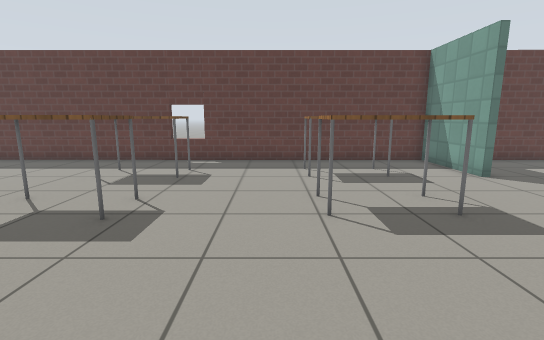
View 1 (above)

20 first-person views from a walk through a world built for the Gazebo simulator. The camera is 1 m above the floor, tilts 10° down and sees 85° across. The floor is counted in squares, 0.5 m on a side. Each view is taken from the middle of a square. On the plan, view 1 faces up. The plan holds only what a view shows up to about 17 squares ahead; the rest is blank. The place goes on beyond the plan. The robots in the file are not drawn. Simple patterns stand in for the simulator's built-in surfaces.

View 2
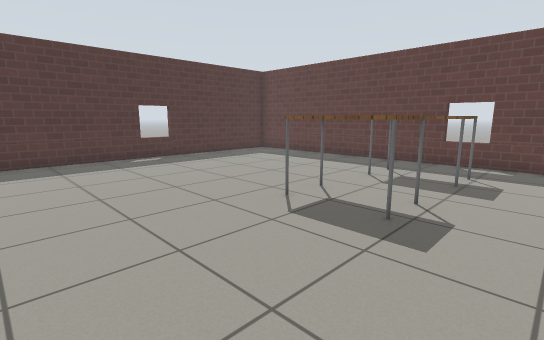

View 3
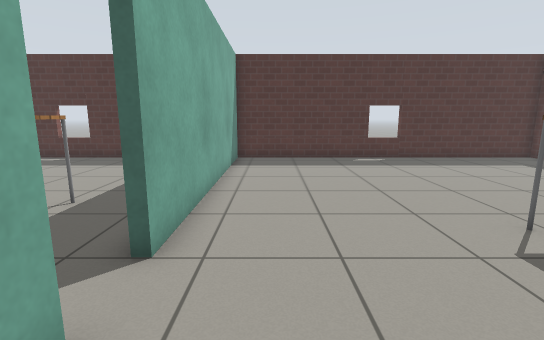

View 4
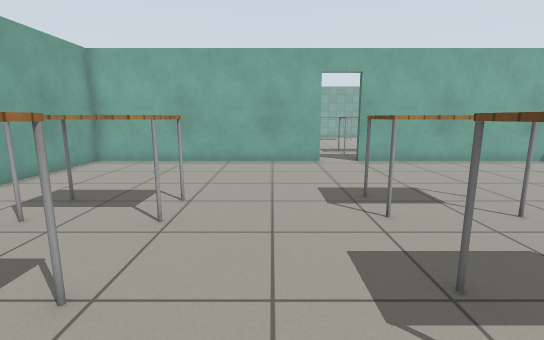

View 5
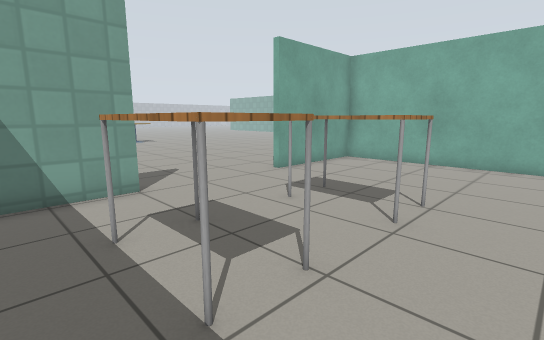

View 6
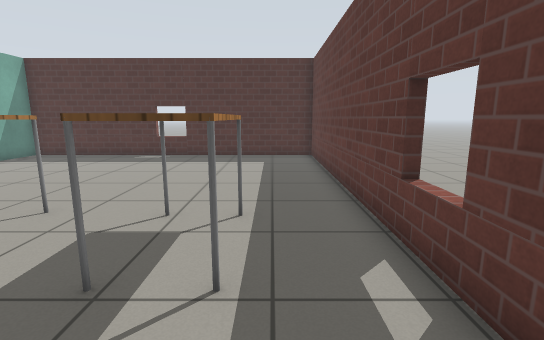

View 7
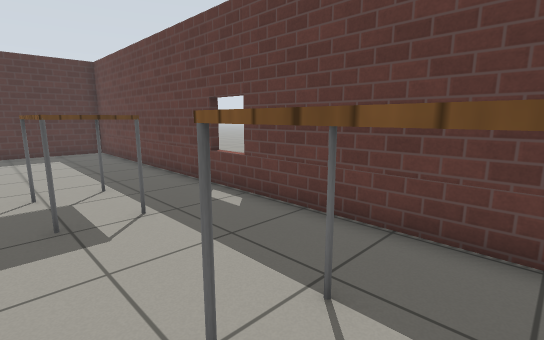

View 8
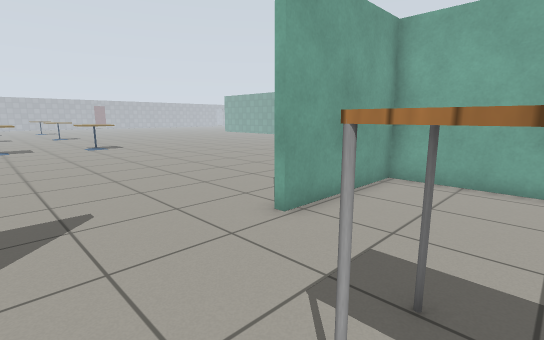

View 9
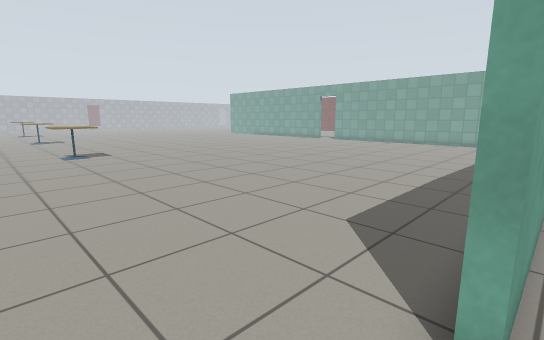

View 10
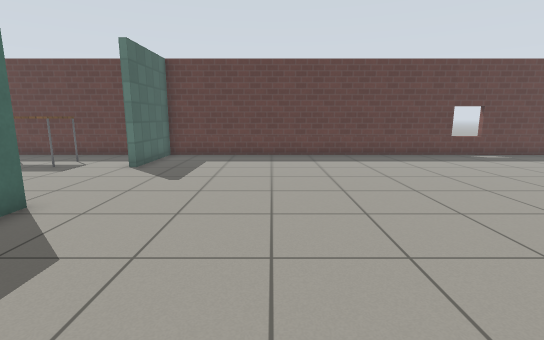

View 11
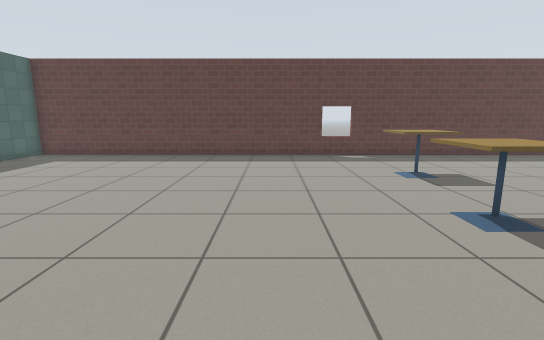

View 12
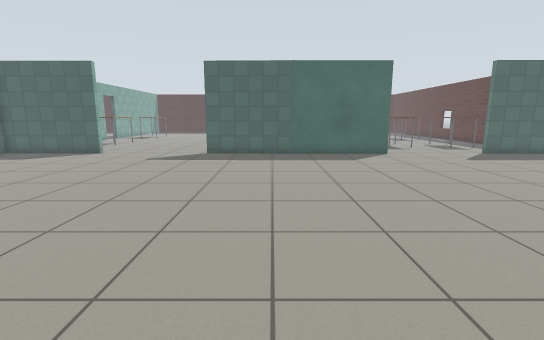

View 13
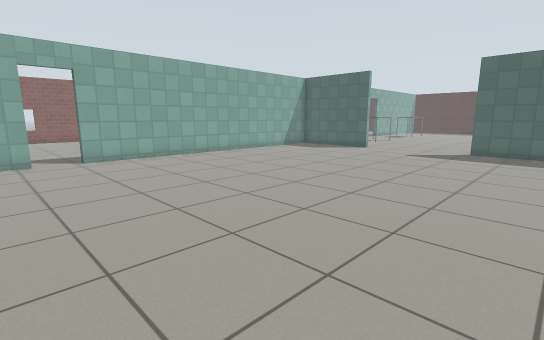

View 14
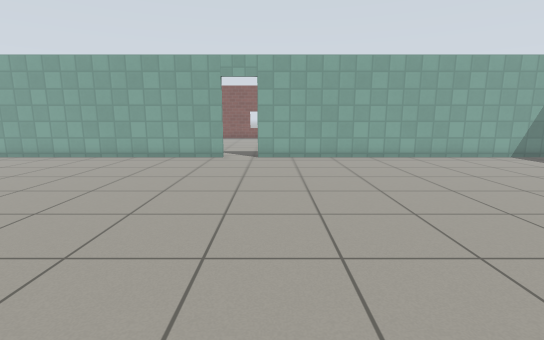

View 15
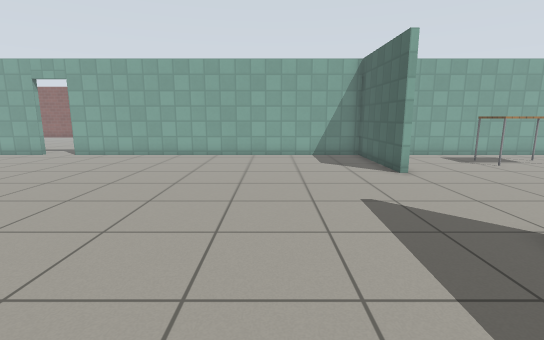

View 16
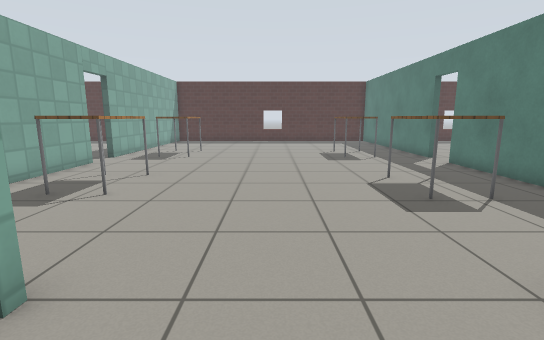

View 17
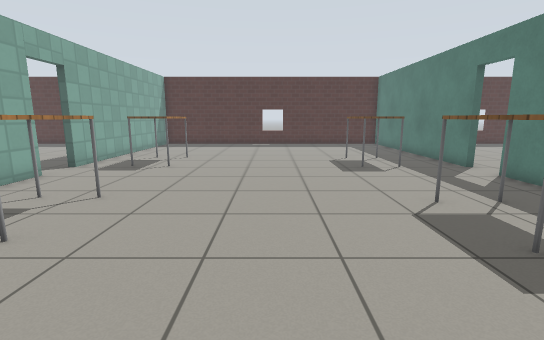

View 18
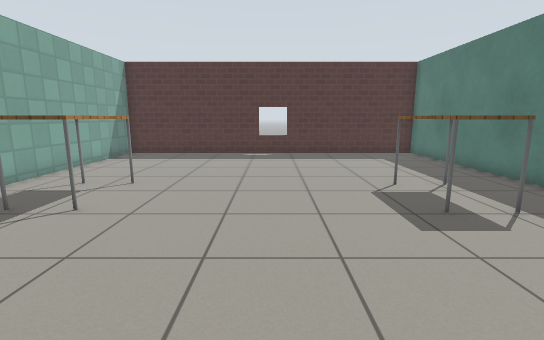

View 19
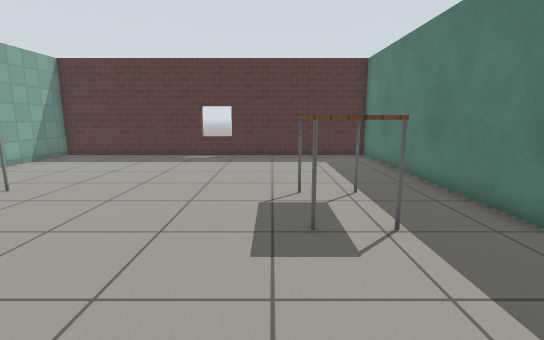

View 20
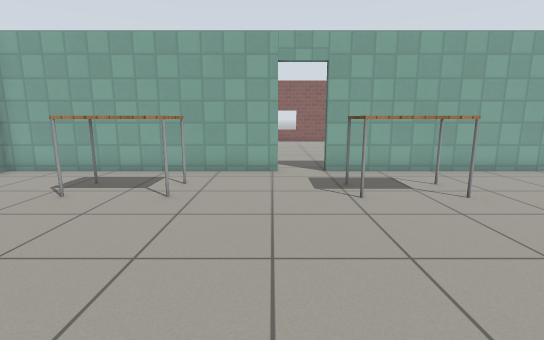

### Floor plan
Key: @ floor where view 1 was taken; # wall or solid block; . floor; D open door; = window, fence, low wall or low ledge; T table; C cafe table.
Columns run from 16 left of view 1 to 31 right of it. Each row starts with its distance up from view 1.
 14 ############=##########################==#######
 13 #......................#........................
 12 #.................TTT..#........................
 11 #.........TTTT...T  T..#........................
 10 #.........TTTT...TTTT..#........................
  9 #.......................................CCC....
  8 #.......................................CCC...
  7 =.........TTTT...TTTT...................CCC...
  6 #.........TTTT...TTTT.........................
  5 #.............................................
  4 #......................#...............CCC...
  3 #......................#...............CCC..
  2 #......................#...................
  1 #......................#..................
  0 #...............@......#.................
 -1 ###########DD###########................
 -2 #...................   #................. .
 -3 #...............T  ..  #.................
 -4 #.......TT T....T  T.. #..................
 -5 #.......TTTT....TTTT...#...................
 -6 #..........................................
 -7 #...........................................
 -8 #............................................
 -9 =.............................................
-10 #..............................................
-11 #...............................................
-12 #......................#........................
-13 #.......TTT.....TTT....#........................
-14 #.......   T....T T....#........................
-15 #.......T  T....T T....#........................
-16 #......................#........................
-17 ###########DD##########################DD#######
-18           ....                         ..
-19          .....                         ..
-20         .. ...                        ...
-21            ..                         ...

Positions as (right, up) in squares from view 1, and headings:
1: (0, 0), facing up
2: (-1, 0), facing up-left
3: (-1, 1), facing left
4: (-1, 13), facing down
5: (-1, 13), facing down-right
6: (0, 12), facing left
7: (3, 9), facing up-left
8: (3, 9), facing down-right
9: (7, 7), facing down-right
10: (13, -2), facing up
11: (20, -2), facing up
12: (24, -2), facing left
13: (26, -2), facing down-left
14: (22, -2), facing down
15: (12, -1), facing down
16: (10, -9), facing left
17: (7, -9), facing left
18: (1, -9), facing left
19: (0, -6), facing left
20: (-3, -6), facing down
